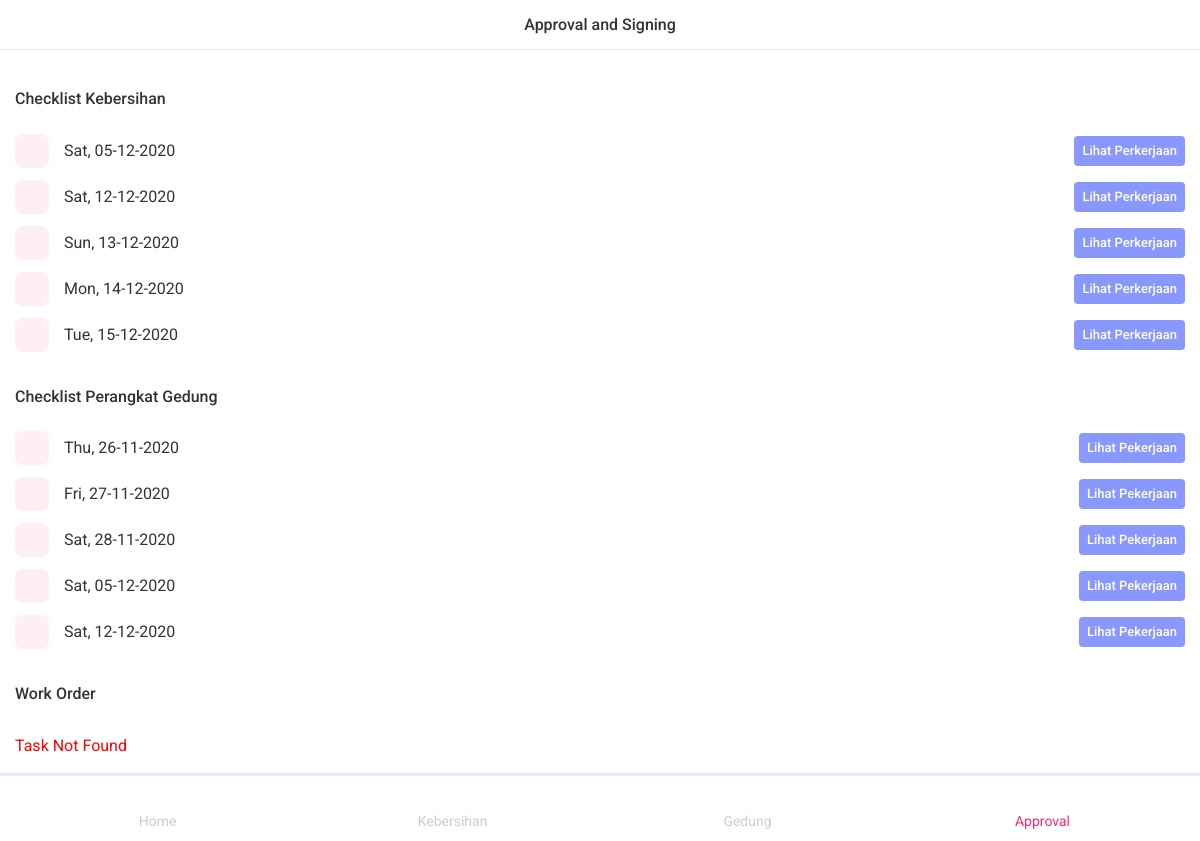
/profile=trisatria/notification (signed in), run on an earlier commit of the app's database.
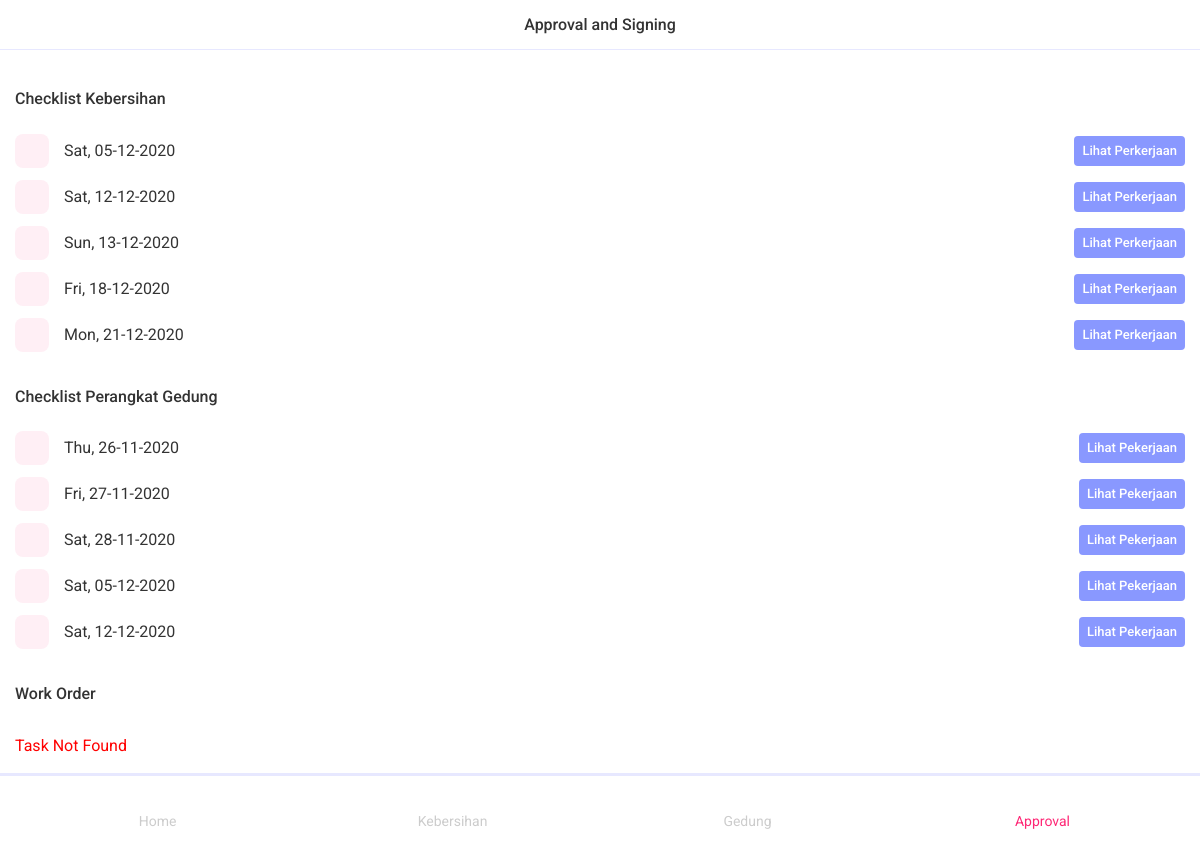
And on a later commit of the database.
### cleaning/models.py (models this page shows, shortened)
class cln_day(models.Model):
    hari_ini = models.DateField(
        name="hariIni", auto_now=False, auto_now_add=False, verbose_name="Hari ini")
    clnMaker = models.ForeignKey(User, verbose_name="Maker's Signature",
                                 on_delete=models.PROTECT, related_name="clnMaker", blank=True, null=True, limit_choices_to={'groups__name': 'maker'})
    clnChecker = models.ForeignKey(User, verbose_name="Checker's Signature",
                                   on_delete=models.PROTECT, related_name="clnChecker", blank=True, null=True, limit_choices_to={'groups__name': 'checker'})
    clnSigner = models.ForeignKey(User, verbose_name="Signer's Signature",
                                  on_delete=models.PROTECT, related_name="clnSigner", blank=True, null=True, limit_choices_to={'groups__name': 'signer'})
    class Meta:
        verbose_name = _("day")
        verbose_name_plural = _("days")

### menondc/models.py (models this page shows, shortened)
class mendc_day(models.Model):
    hari_ini = models.DateField(
        name="hariIni", auto_now=False, auto_now_add=False, verbose_name="Hari ini")
    mendcMaker = models.ForeignKey(User, verbose_name="Maker's Signature",
                                   on_delete=models.PROTECT, related_name="mendcMaker", blank=True, null=True, limit_choices_to={'groups__name': 'maker'})
    mendcChecker = models.ForeignKey(User, verbose_name="Checker's Signature",
                                     on_delete=models.PROTECT, related_name="mendcChecker", blank=True, null=True, limit_choices_to={'groups__name': 'checker'})
    mendcSigner = models.ForeignKey(User, verbose_name="Signer's Signature",
                                    on_delete=models.PROTECT, related_name="mendcSigner", blank=True, null=True, limit_choices_to={'groups__name': 'signer'})
    class Meta:
        verbose_name = _("day")
        verbose_name_plural = _("days")

### user/views.py (the view, shortened to what this page needs)
@ login_required(login_url='user_login')
def user_profile_notification(request, username):
    cln_days = None
    mendc_days = None
    if request.user.groups.all().first().name == 'maker':
        cln_days = cln_day.objects.filter(Q(clnMaker__isnull=True) & Q(
            clnChecker__isnull=True) & Q(clnSigner__isnull=True))[:5]
        mendc_days = mendc_day.objects.filter(Q(mendcMaker__isnull=True) & Q(
            mendcChecker__isnull=True) & Q(mendcSigner__isnull=True))[:5]
        wo_days = wo_workorder.objects.filter(Q(woMaker__isnull=True) & Q(
            woChecker__isnull=True) & Q(woSigner__isnull=True))[:5]
    context = {
        'cln_days': cln_days,
        'mendc_days': mendc_days,
        'wo_days': wo_days
    }
    return render(request, 'user/user_profile_notification.html', context)

### templates/user/user_profile_notification.html (shortened to what the changed rows need)
{% extends "base.html" %}{% load static %}
{% block page_wrapper %}
{% if user.groups.all.0.name == 'maker' %}
<div class="badges">
    <div class="list-view">
        <ul>
            {% for cln_day in cln_days %}
            <li class="list-item">
                <div class="list-media">
                    <i class="icon ion-ios-information-circle"></i>
                </div>
                <div class="list-label">
                    <div class="list-title"><a
                            href="{% url 'user_cln_notification_seefile' user.username cln_day.id cln_day.hariIni %}">{{ cln_day.hariIni | date:"D, d-m-Y" }}</a>
                    </div>
                    <div class="list-after">
                        <div class="button-default text-white">
                            <a href="{% url 'user_cln_notification_seefile' user.username cln_day.id cln_day.hariIni %}"
                                type="button" class="button button-small mt-0">Lihat Perkerjaan</a>
                        </div>
                    </div>
                </div>
            </li>
            {% empty %}
            <li class="list-item">
                <div class="list-label">
                    <div class="list-title" style='color:red'>Task Not Found</div>
            </li>
            {% endfor %}
        </ul>
        <ul>
            {% for mendc_day in mendc_days %}
            <li class="list-item">
                <div class="list-media">
                    <i class="icon ion-ios-information-circle"></i>
                </div>
                <div class="list-label">
                    <div class="list-title"><a
                            href="{% url 'user_mendc_notification_seefile' user.username mendc_day.id mendc_day.hariIni %}">{{ mendc_day.hariIni | date:"D, d-m-Y" }}</a>
                    </div>
                    <div class="list-after">
                        <div class="button-default text-white">
                            <a href="{% url 'user_mendc_notification_seefile' user.username mendc_day.id mendc_day.hariIni %}"
                                type="button" class="button button-small mt-0">Lihat Pekerjaan</a>
                        </div>
                    </div>
                </div>
            </li>
            {% empty %}
            <li class="list-item">
                <div class="list-label">
                    <div class="list-title" style='color:red'>Task Not Found</div>
            </li>
            {% endfor %}
        </ul>
    </div>
</div>
{% endif %}
{% endblock page_wrapper %}

What changed in the data, as far as the page shows it:
no longer on this page (row edited): cln_day: hariIni "Mon, 14-12-2020"
no longer on this page (row edited): cln_day: hariIni "Tue, 15-12-2020"
added cln_day: hariIni "Fri, 18-12-2020"
added cln_day: hariIni "Mon, 21-12-2020"
